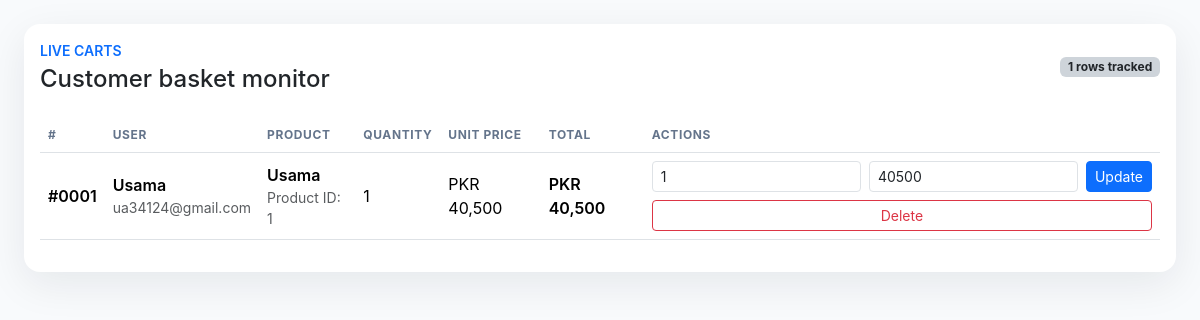
/a/CartBoard.php, run on the app's committed database.
### tables this page shows
CREATE TABLE `addtocart` (
  `id` int(11) NOT NULL,
  `user_id` int(11) NOT NULL,
  `product_id` int(11) NOT NULL,
  `quantity` int(11) NOT NULL,
  `unit_price` decimal(10,2) NOT NULL,
  `line_total` decimal(10,2) NOT NULL,
  `created_at` timestamp NOT NULL DEFAULT current_timestamp()
);

CREATE TABLE `signup` (
  `id` int(11) NOT NULL,
  `name` varchar(150) NOT NULL,
  `email` varchar(150) NOT NULL,
  `phone` varchar(50) DEFAULT NULL,
  `password` varchar(255) NOT NULL,
  `profile_image` varchar(255) DEFAULT NULL,
  `newsletter` tinyint(1) DEFAULT 0,
  `created_at` timestamp NOT NULL DEFAULT current_timestamp()
);

CREATE TABLE `products` (
  `id` int(11) NOT NULL,
  `name` varchar(255) NOT NULL,
  `category_id` int(11) NOT NULL,
  `image` text DEFAULT NULL,
  `color` varchar(20) DEFAULT '#3498db',
  `quantity` int(11) NOT NULL DEFAULT 0,
  `description` text DEFAULT NULL,
  `size` varchar(50) DEFAULT NULL,
  `price` decimal(10,2) NOT NULL,
  `delivery_price` decimal(10,2) DEFAULT 0.00,
  `return_days` varchar(50) DEFAULT '1 Days Return',
  `discount` decimal(5,2) DEFAULT 0.00,
  `created_at` timestamp NOT NULL DEFAULT current_timestamp(),
  `updated_at` timestamp NOT NULL DEFAULT current_timestamp() ON UPDATE current_timestamp()
);

### a/CartBoard.php (the view, shortened to what this page needs)
<?php
$pdo = (new Database())->getConnection();
function fetchCartRows(PDO $pdo): array {
    $stmt = $pdo->query("
        SELECT c.*, s.name AS user_name, s.email AS user_email,
               p.name AS product_name
        FROM addtocart c
        LEFT JOIN signup s ON c.user_id = s.id
        LEFT JOIN products p ON c.product_id = p.id
        ORDER BY c.created_at DESC
    ");
    return $stmt->fetchAll(PDO::FETCH_ASSOC);
}
$cartRows = fetchCartRows($pdo);
?>
<!DOCTYPE html>
<html lang="en">
<head>
    <link href="https://cdn.jsdelivr.net/npm/bootstrap@5.3.2/dist/css/bootstrap.min.css" rel="stylesheet">
</head>
<body class="p-3 p-md-4">
<div class="card rounded-4">
    <div class="card-body">
        <div class="d-flex flex-wrap justify-content-between align-items-center mb-4">
            <div>
                <p class="text-uppercase text-primary fw-semibold small mb-1">Live carts</p>
                <h2 class="h4 mb-0">Customer basket monitor</h2>
            </div>
            <span class="badge bg-dark-subtle text-dark"><?php echo count($cartRows); ?> rows tracked</span>
        </div>
        <div class="table-responsive">
            <table class="table align-middle">
                <thead>
                <tr>
                    <th>#</th>
                    <th>User</th>
                    <th>Product</th>
                    <th>Quantity</th>
                    <th>Unit price</th>
                    <th>Total</th>
                    <th class="actions-column">Actions</th>
                </tr>
                </thead>
                <tbody>
                <?php if (empty($cartRows)): ?>
                    <tr>
                        <td colspan="7" class="text-center py-5 text-muted">No cart entries yet.</td>
                    </tr>
                <?php else: ?>
                    <?php foreach ($cartRows as $cart): ?>
                        <tr>
                            <td class="fw-semibold">#<?php echo str_pad($cart['id'], 4, '0', STR_PAD_LEFT); ?></td>
                            <td>
                                <div class="fw-semibold"><?php echo htmlspecialchars($cart['user_name'] ?? 'User #' . $cart['user_id']); ?></div>
                                <div class="text-muted small"><?php echo htmlspecialchars($cart['user_email'] ?? ''); ?></div>
                            </td>
                            <td>
                                <div class="fw-semibold"><?php echo htmlspecialchars($cart['product_name'] ?? 'Product #' . $cart['product_id']); ?></div>
                                <div class="text-muted small">Product ID: <?php echo (int)$cart['product_id']; ?></div>
                            </td>
                            <td><?php echo (int)$cart['quantity']; ?></td>
                            <td>PKR <?php echo number_format($cart['unit_price'], 0); ?></td>
                            <td class="fw-semibold">PKR <?php echo number_format($cart['line_total'], 0); ?></td>
                            <td>
                                <form method="POST" class="d-flex flex-column flex-lg-row gap-2 align-items-stretch align-items-lg-center">
                                    <input type="number" name="quantity" class="form-control form-control-sm" min="1" value="<?php echo (int)$cart['quantity']; ?>">
                                    <input type="number" name="unit_price" class="form-control form-control-sm" step="0.01" value="<?php echo (float)$cart['unit_price']; ?>">
                                    <button class="btn btn-sm btn-primary" type="submit">Update</button>
                                </form>
                                <form method="POST" class="mt-2" onsubmit="return confirm('Delete this cart row?');">
                                    <button class="btn btn-sm btn-outline-danger w-100" type="submit">Delete</button>
                                </form>
                            </td>
                        </tr>
                    <?php endforeach; ?>
                <?php endif; ?>
                </tbody>
            </table>
        </div>
    </div>
</div>
</body>
</html>

### a/CartBoard.php (style rules this page uses)
body { font-family: 'Inter', system-ui, -apple-system, BlinkMacSystemFont, 'Segoe UI', sans-serif; background: #f8fafc; }
.card { border: none; box-shadow: 0 12px 40px rgba(15, 23, 42, 0.08); }
.table thead th { text-transform: uppercase; font-size: .75rem; letter-spacing: .05em; color: #64748b; }
.actions-column { min-width: 220px; }

### data on the page
addtocart: id "0001", user.name "Usama", user.email "ua34124@gmail.com", product.name "Usama", product "1", quantity "1", unit_price "40,500", line_total "40,500", unit_price "40500"

### other printed values
count($cartRows) "1"
